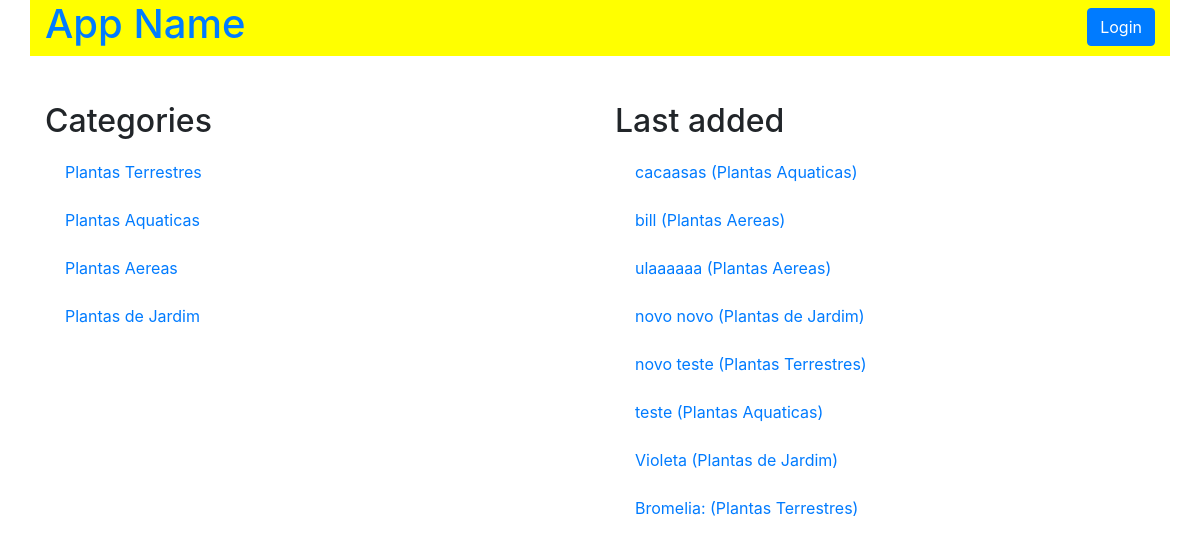
The page /category on the database its author committed.
### models.py (models this page shows, shortened)
class Category(Base):
    __tablename__ = 'category'
    id = Column(Integer, primary_key=True)
    name = Column(String(50), nullable=False)

class Item(Base):
    __tablename__ = 'item'
    id = Column(Integer, primary_key=True)
    name = Column(String(50), nullable=False)
    description = Column(String(1000), nullable=False)
    category_id = Column(Integer, ForeignKey('category.id'))
    category = relationship(Category)

### application.py (the view)
@app.route('/')
@app.route('/category')
def catalogFunction():
    category = session.query(Category)
    items = session.query(Item).filter_by(category_id=Item.category_id).order_by(Item.id.desc()).limit(8).all()
    if 'username' not in login_session:
        if category.count() == 0:
            flash("You have no categories yet!")
            return render_template('publicCatalog.html', plantas=category, itemName = items)
        else:
            return render_template('publicCatalog.html', plantas=category, itemName = items)
    else:
        if category.count() == 0:
            flash("You have no categories yet!")
            return render_template('catalog.html', plantas=category, itemName = items)
        else:
            return render_template('catalog.html', plantas=category, itemName = items)

### templates/publicCatalog.html (shortened to what this page needs)
{% extends "main.html" %}
{% block content %}
{% include "header.html" %}
    <section class="row">
      <div id="item-description" class="col-md-6">
        <h2>Categories</h2>
        {% for i in plantas %}
          <div class="list-group">
            <a href="{{ url_for('categoryFunction', category_id=i.id)}}" class="list-group-item">{{ i.name }}</a>
          </div>
        {% endfor %}
      </div>
      <div id="item-description" class="col-md-6">
        <h2>Last added</h2>
        {% for i in itemName %}
          <div class="list-group">
            <a href="{{ url_for('itemFunction', category_id=i.category.id, item_id=i.id)}}" class="list-group-item">{{ i.name }} ({{ i.category.name }})</a>
          </div>
        {% endfor %}
      </div>
    </section>
{% endblock %}

### templates/main.html (shortened to what this page needs)
<!DOCTYPE html>
<html lang="pt-br">
  <head>
    <link rel="stylesheet" href="https://stackpath.bootstrapcdn.com/bootstrap/4.3.1/css/bootstrap.min.css">
    <link rel="stylesheet" href="{{ url_for('static', filename='styles.css') }}" />
  </head>
  <body>
    <div class="container">
      {% block content %}
      {% endblock %}
    </div>
  </body>
</html>

### templates/header.html
<header id="top-header" class="row">
  <div class="col-md-6">
    <a href="{{url_for('catalogFunction')}}">
      <h1>App Name</h1>
    </a>
  </div>
  <div class="col-md-6 text-right">
    <a href="{{url_for('showLogin')}}">
      <button type="button"  id="log-in-out-button" class="btn btn-primary">Login</button>
    </a>
  </div>
</header>

### static/styles.css (style rules this page uses)
#top-header { background-color: yellow; }
#log-in-out-button { float: right; margin-top: 1.5%; }
.list-group-item { border: 0px; }
#item-description { margin-top: 4%; }

### rows shown on the page
Category: name "Plantas Terrestres"
Category: name "Plantas Aquaticas"
Category: name "Plantas Aereas"
Category: name "Plantas de Jardim"
Item: name "cacaasas", category.name "Plantas Aquaticas"
Item: name "bill", category.name "Plantas Aereas"
Item: name "ulaaaaaa", category.name "Plantas Aereas"
Item: name "novo novo", category.name "Plantas de Jardim"
Item: name "novo teste", category.name "Plantas Terrestres"
Item: name "teste", category.name "Plantas Aquaticas"
Item: name "Violeta", category.name "Plantas de Jardim"
Item: name "Bromelia:", category.name "Plantas Terrestres"
